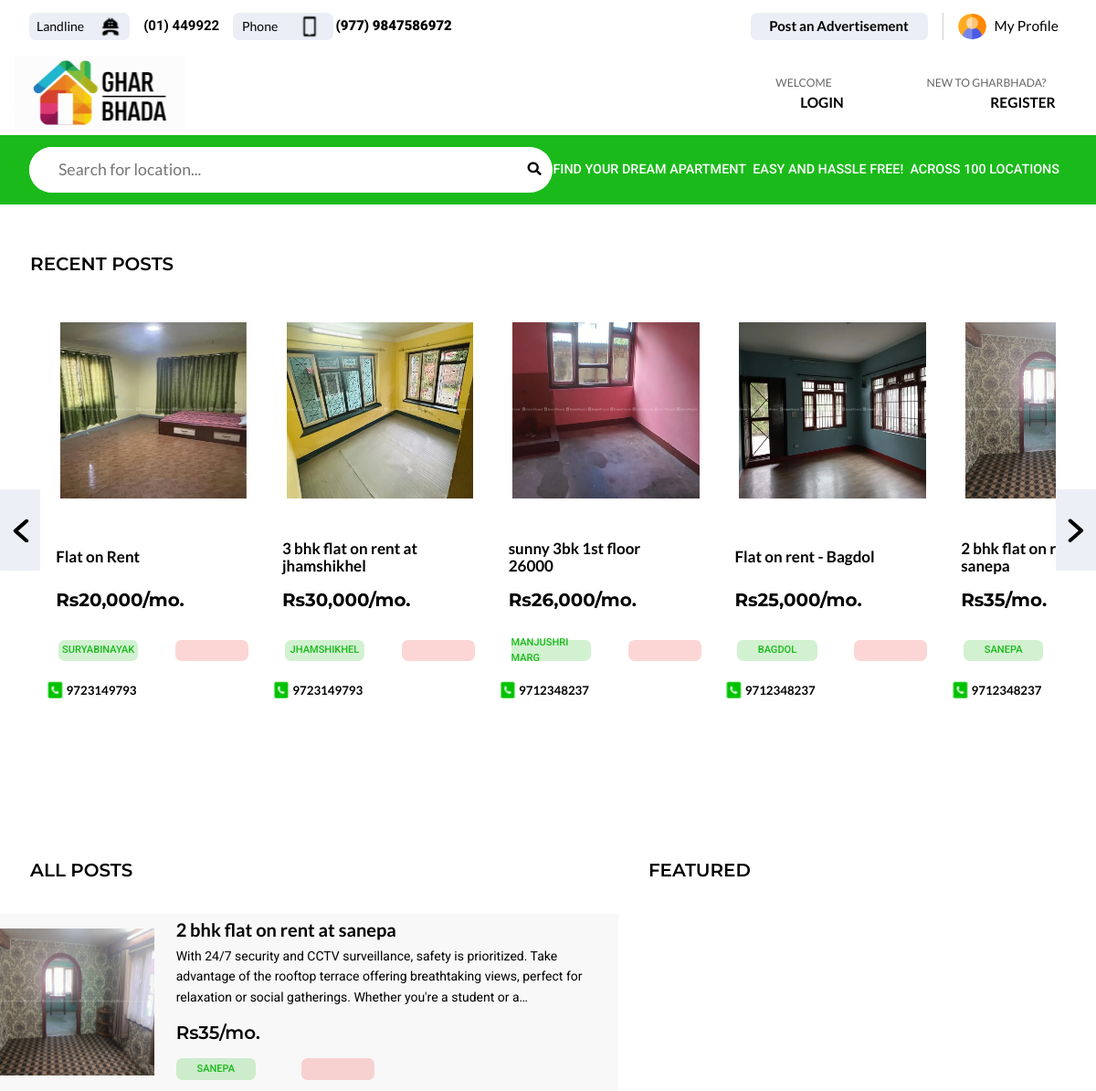
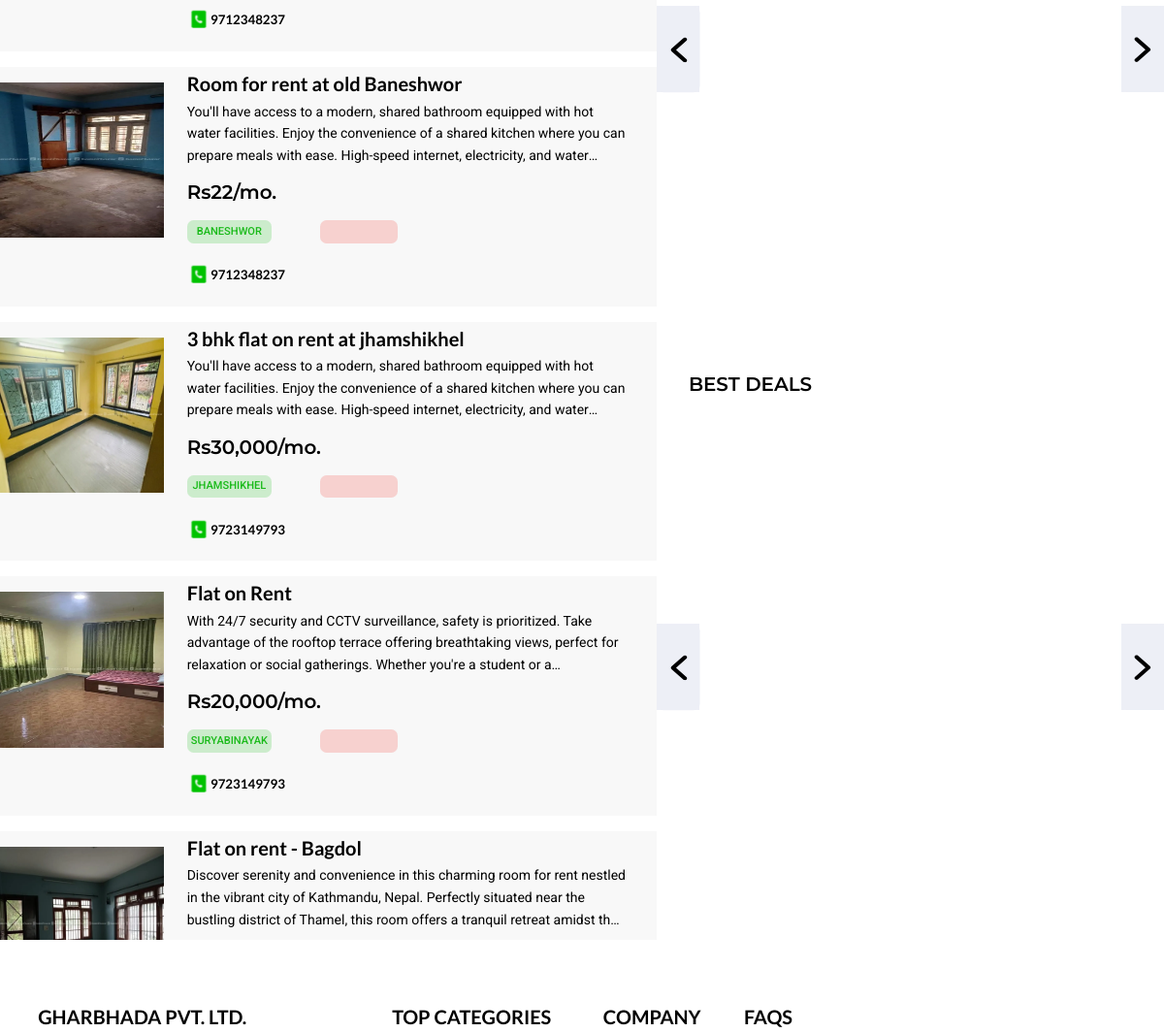
The app's page / (upper part), older data (2 pictures, top to bottom).
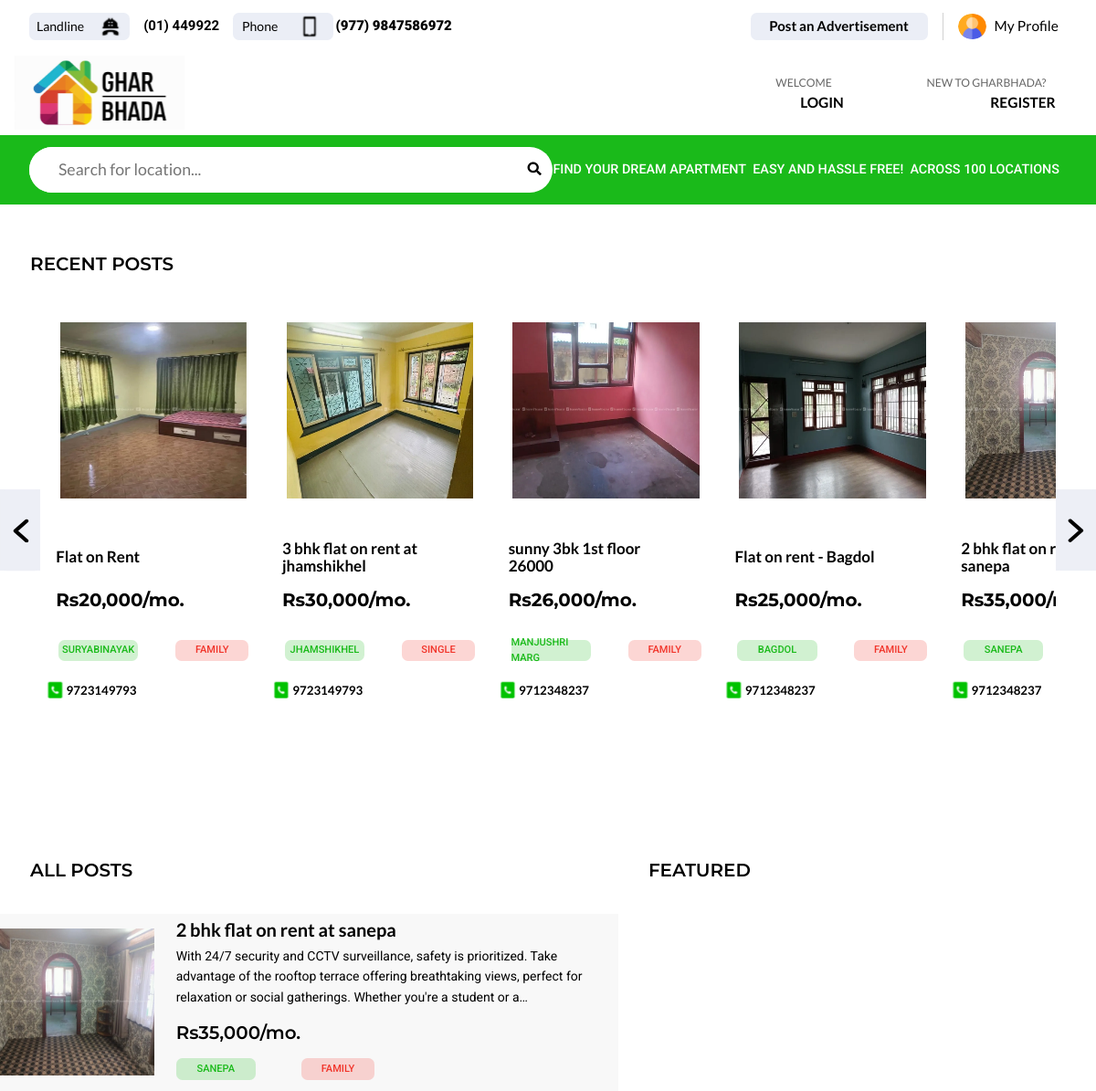
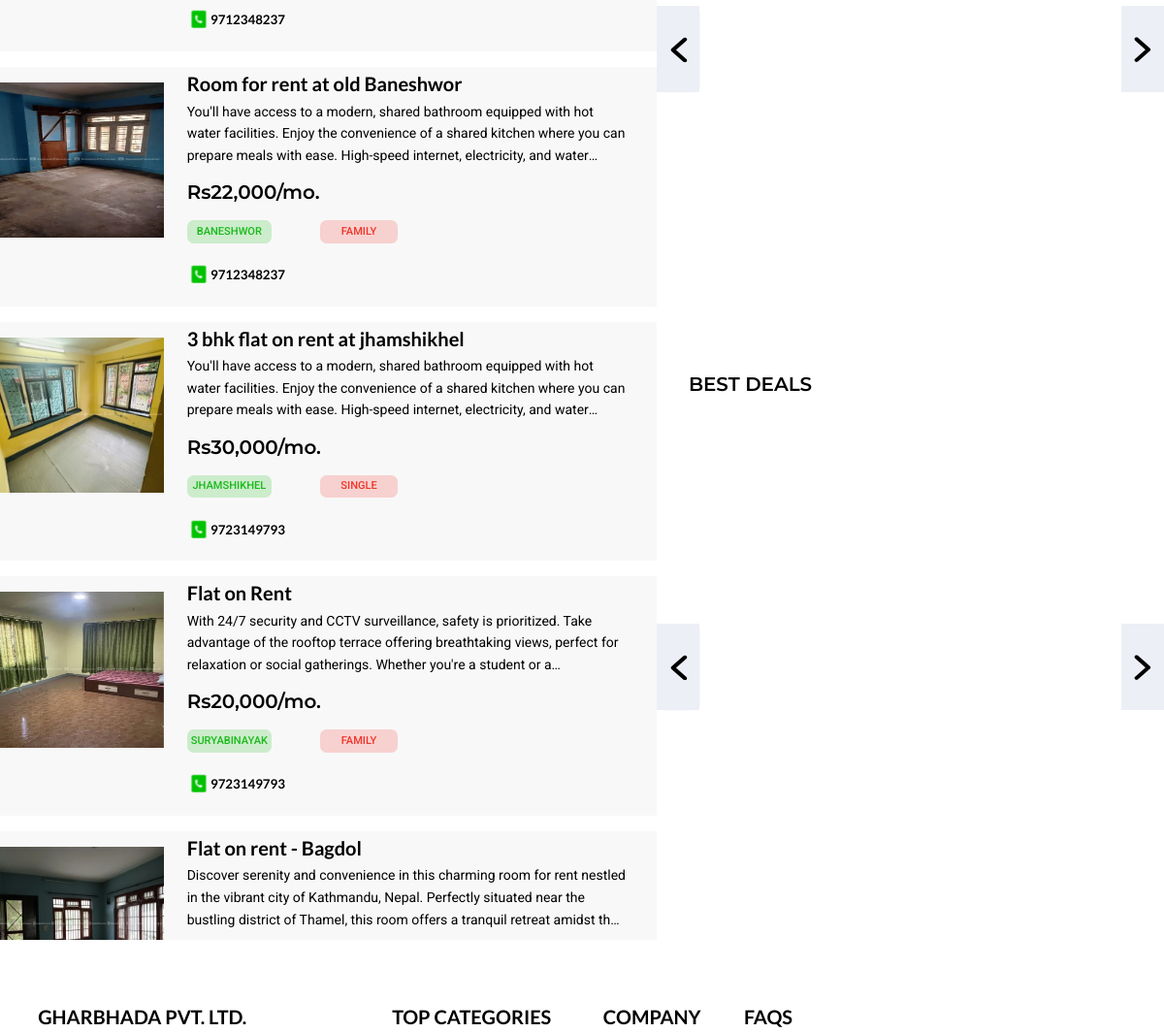
The same page, newer data (2 pictures, top to bottom).
### tables this page shows
CREATE TABLE `posts` (
  `id` int(11) NOT NULL,
  `user_id` int(11) NOT NULL,
  `name` varchar(255) NOT NULL,
  `phone_number` varchar(20) NOT NULL,
  `title` varchar(255) NOT NULL,
  `rent` decimal(10,2) NOT NULL,
  `location` varchar(255) NOT NULL,
  `type` enum('residential','commercial') NOT NULL,
  `floor` varchar(40) DEFAULT NULL,
  `entrance` varchar(255) NOT NULL,
  `for_whom` enum('family','single') NOT NULL,
  `road_size` int(11) NOT NULL,
  `bedrooms` int(11) NOT NULL,
  `living_rooms` int(11) NOT NULL,
  `restrooms` int(11) NOT NULL,
  `image1` varchar(255) DEFAULT NULL,
  `image2` varchar(255) DEFAULT NULL,
  `image3` varchar(255) DEFAULT NULL,
  `description` text NOT NULL,
  `created_at` timestamp NOT NULL DEFAULT current_timestamp(),
  `updated_at` timestamp NOT NULL DEFAULT current_timestamp() ON UPDATE current_timestamp()
);

### Models/PostCRUDModel.php (called while the page is built, shortened)
<?php
class PostCRUD
{
    private $db;
    public function __construct($db)
    {
        $this->db = $db;
    }
    public function getPosts()
    {
        $query = "SELECT * FROM Posts ORDER BY created_at DESC";
        $stmt = $this->db->query($query);
        $posts = [];
        while ($row = $stmt->fetch_assoc()) {
            $posts[] = $row;
        }
        return $posts;
    }
    public function getAllPosts()
    {
        $query = "SELECT * FROM Posts ORDER BY RAND()";
        $stmt = $this->db->query($query);
        $posts = [];
        while ($row = $stmt->fetch_assoc()) {
            $posts[] = $row;
        }
        return $posts;
    }
}
?>

### components/AllPostsAndFeatured.php (the view, shortened to what this page needs)
<?php
require_once 'Models/PostCRUDModel.php';
require_once 'Database/DatabaseConnection.php';
$PostCRUDModel = new PostCRUD($db);
$AllPosts = $PostCRUDModel->getAllPosts();
?>
<section id="allPostsAndFeaturedMain">
    <div id="AllPosts">
        <p id="AllPostsTitle">All posts</p>
        <div id="AllPostsBox">
            <?php foreach ($AllPosts as $posts): ?>
              <a href="../router.php?route=SinglePost&post_id=<?php echo ($posts['id']); ?>" id="searchPost">
                <div id="AllPost">
                  <img src="<?php echo ($posts['image1']) ?>" alt="" id="AllPostImg">
                  <div id="AllPostInformation">
                    <h1 id="AllPostTitle"><?php echo ($posts['title']) ?></h1>
                    <p id="AllPostDescription"><?php echo ($posts['description']) ?></p>
                    <p id="AllPostPrice">Rs<?php echo number_format($posts['rent']) ?>/mo.</p>
                    <div id="AllPostType">
                        <div id="AllPostLocation"><?php echo ($posts['location']) ?></div>
                        <div id="AllPostRoomType"><?php echo ($posts['for_whom']) ?></div>
                    </div>
                    <div id="AllPostPhoneNumber">
                        <img src="images/RecentPosts/phoneIcon.svg" alt="phone icon" id="AllPostPhoneIcon">
                        <p id="AllPostNumber"><?php echo ($posts['phone_number']) ?></p>
                    </div>
                  </div>
                </div>
              </a>
            <?php endforeach; ?>
        </div>
    </div>
    <div id="FeaturedAndBestDeals">
        <p id="AllPostsTitle">Featured</p>
        <div class="FeaturedAndBestDealsSlides">
            <div id="leftButton1" class="btn prev1">
            </div>
            <div class="FeaturedSlidesContainer">
            </div>
            <div id="rightButton1" class="btn next1">
            </div>
        </div>
        <p id="AllPostsTitle">Best Deals</p>
        <div class="FeaturedAndBestDealsSlides2">
            <div id="leftButton2" class="btn prev2">
            </div>
            <div class="FeaturedSlidesContainer2">
            </div>
            <div id="rightButton2" class="btn next2">
            </div>
        </div>
    </div>
</section>

### index.php (shortened to what this page needs)
<!DOCTYPE html>
<html lang="en">
<head>
    <link rel="stylesheet" href="css/style.css">
</head>
<body>
     <?php
        include 'components/header.php';
    ?>
      <main>
         <?php
            include 'components/recentposts.php';
        ?>
          <?php
            include 'components/AllPostsAndFeatured.php';
        ?>
      </main>
    <?php
        include 'components/footer.php';
    ?>
</body>
</html>

### components/header.php (shortened to what this page needs)
<header>
       <section id="menu">
           <div id="contactMenu">
               <div class="contactInfo">
               <div class="landlineBox">
               <div class="landline">Landline <img src="../images/contactMenu/Phone off the Hook.svg" alt=""></div>
               <p id="landlinNumber">(01) 449922</p>
               </div>
               <div class="phoneBox">
               <div class="phone">Phone <img src="../images/contactMenu/Smartphone.svg" alt=""></div>
               <p id="phoneNumber">(977) 9847586972</p>
               </div>
               </div>
               <div class="postAndProfile">
               <div class="postAnAdvertisement"><a href="../router.php?route=postanadvertisement">Post an Advertisement</a></div>
               <div class="myProfile">
                   <img src="../images/contactMenu/ProfileImage.svg" alt="" class="profileImage">
                   <p class="myProfileText"><a href="../router.php?route=MyProfile">My Profile</a></p>
               </div>
               </div>
           </div>
           <div id="logoAndLoginMenu">
               <a href="../router.php?route="><img src="../images/logoAndLoginMenu/main logo.svg" alt="" id="logo"></a>
               <div class="loginAndRegister">
                   <div class="login">
                       <p class="welcomeText">WELCOME</p>
                       <p class="loginText"><a href="../router.php?route=login">Login</a></p>
                   </div>
                   <div class="register">
                       <p class="newToGharbhadaText">NEW TO GHARBHADA?</p>
                       <p class="registerText"><a href="../router.php?route=register"> Register</a></p>
                   </div>
               </div>
           </div>
       </section>
   </header>
   <section id="searchMenu">
       <div class="searchBar">
           <form action="../Controllers/SearchController.php?action=search" method="POST" style="display: block;">
           <input type="text" placeholder="Search for location..." name="location">
             <button type="submit" style="background: none; border: none; padding: 0; cursor: pointer;">
       <img src="../images/searchMenu/search.svg" alt="Search" id="searchIcon">
   </button>
           </form>
       </div>
       <div class="informationTextGroup">
       <p class="informationText">Find your dream apartment</p>
       <p class="informationText">easy and hassle free!</p>
       <p class="informationText">across 100 locations</p>
       </div>
   </section>

### components/recentposts.php (shortened to what this page needs)
<?php
require_once 'Models/PostCRUDModel.php';
require_once 'Database/DatabaseConnection.php';
$PostCRUDModel = new PostCRUD($db);
$posts = $PostCRUDModel->getPosts();
?>
<section id="RecentPosts">
    <p id="RecentPostsTitle">Recent posts</p>
    <div class="Slides">
        <div id="leftButton" class="btn prev">
        </div>
        <div class="slidesContainer">
    <div class="slider">
        <?php foreach ($posts as $post): ?>
            <a href="../router.php?route=SinglePost&post_id=<?php echo ($post['id']); ?>" id="searchPost"> <div class="slide">
                <img src="<?php echo ($post['image1']); ?>" alt="room image">
                <h1><?php echo ($post['title']); ?></h1>
                <p id="price">Rs<?php echo number_format($post['rent']); ?>/mo.</p>
                <div id="roomCardType">
                    <div id="roomCardTypeLocation"><?php echo ($post['location']); ?></div>
                    <div id="roomCardTypeForNumber"><?php echo ($post['for_whom']); ?></div>
                </div>
                <div id="PhoneNumberCard">
                    <img src="images/RecentPosts/phoneIcon.svg" alt="phone icon" id="phoneIcon">
                    <p><?php echo ($post['phone_number']); ?></p>
                </div>
            </div>
            </a>
        <?php endforeach; ?>
    </div>
</div>
        <div id="rightButton" class="btn next">
        </div>
      </div>
</section>

### components/footer.php (shortened to what this page needs)
<footer>
    <div id="footerTop">
    <div id="companyInformation">
        <h1 id="CompanyName">Gharbhada pvt. ltd.</h1>
    </div>
    <div id="topCategories">
    <h1>top Categories</h1>
    </div>
    <div id="company">
        <h1>company</h1>
    </div>
    <div id="FAQs">
        <h1>FAQS</h1>
    </div>
    </div>
</footer>

Row changes from the older to the newer data that the page shows:
changed posts "Flat on Rent": for_whom (not shown) → "FAMILY"
changed posts "3 bhk flat on rent at jhamshikhel": for_whom (not shown) → "SINGLE"
changed posts "sunny 3bk 1st floor 26000": for_whom (not shown) → "FAMILY"
changed posts "Flat on rent - Bagdol": for_whom (not shown) → "FAMILY"
changed posts "2 bhk flat on rent at sanepa": rent "35" → "35,000"; for_whom (not shown) → "FAMILY"
changed posts "Room for rent at old Baneshwor": rent "22" → "22,000"; for_whom (not shown) → "FAMILY"
